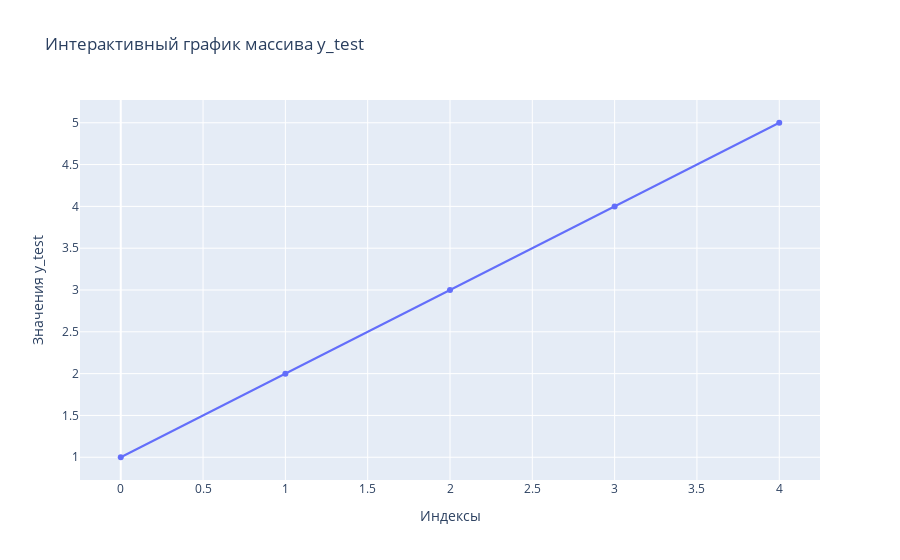

Notebook code for this chart:
### Code cell


### Figure 1 — Plotly figure (JSON) as saved in the notebook; plotly's stock layout.template omitted (floating-point values rounded to 4 significant figures)
{"data": [{"mode": "lines+markers", "name": "y_test", "type": "scatter", "x": [0, 1, 2, 3, 4], "y": [1, 2, 3, 4, 5]}], "layout": {"title": {"text": "Интерактивный график массива y_test"}, "xaxis": {"title": {"text": "Индексы"}}, "yaxis": {"title": {"text": "Значения y_test"}}}}
